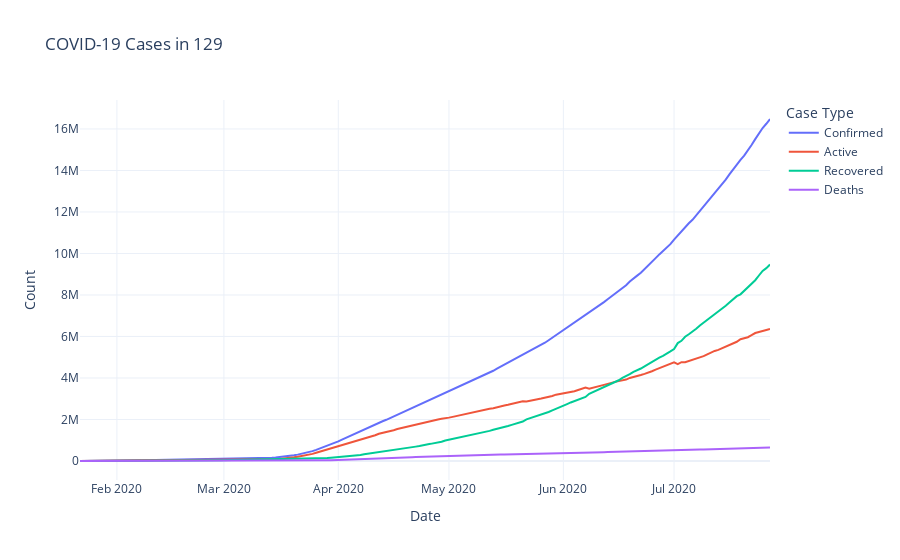

Source (notebook cell):
### Markdown cell above
Ploting Visualization

### Code cell
country = india_indices[0]

fig = px.line(df2, x='Date', y=['Confirmed', 'Active', 'Recovered', 'Deaths'],
                         title=f'COVID-19 Cases in {country}',
                         labels={'value': 'Count', 'variable': 'Case Type'})
fig.show()

### Figure 1 — Plotly figure (JSON) as saved in the notebook; plotly's stock layout.template omitted (floating-point values rounded to 4 significant figures; data arrays with more than 128 entries replaced by an {"elided": "..."} marker saying what was removed)
{"data": [{"hovertemplate": "Case Type=Confirmed<br>Date=%{x}<br>Count=%{y}<extra></extra>", "legendgroup": "Confirmed", "line": {"color": "#636efa", "dash": "solid"}, "marker": {"symbol": "circle"}, "mode": "lines", "name": "Confirmed", "orientation": "v", "showlegend": true, "type": "scatter", "x": {"elided": "188 str values"}, "xaxis": "x", "y": {"elided": "188 int values"}, "yaxis": "y"}, {"hovertemplate": "Case Type=Active<br>Date=%{x}<br>Count=%{y}<extra></extra>", "legendgroup": "Active", "line": {"color": "#EF553B", "dash": "solid"}, "marker": {"symbol": "circle"}, "mode": "lines", "name": "Active", "orientation": "v", "showlegend": true, "type": "scatter", "x": {"elided": "188 str values"}, "xaxis": "x", "y": {"elided": "188 int values"}, "yaxis": "y"}, {"hovertemplate": "Case Type=Recovered<br>Date=%{x}<br>Count=%{y}<extra></extra>", "legendgroup": "Recovered", "line": {"color": "#00cc96", "dash": "solid"}, "marker": {"symbol": "circle"}, "mode": "lines", "name": "Recovered", "orientation": "v", "showlegend": true, "type": "scatter", "x": {"elided": "188 str values"}, "xaxis": "x", "y": {"elided": "188 int values"}, "yaxis": "y"}, {"hovertemplate": "Case Type=Deaths<br>Date=%{x}<br>Count=%{y}<extra></extra>", "legendgroup": "Deaths", "line": {"color": "#ab63fa", "dash": "solid"}, "marker": {"symbol": "circle"}, "mode": "lines", "name": "Deaths", "orientation": "v", "showlegend": true, "type": "scatter", "x": {"elided": "188 str values"}, "xaxis": "x", "y": {"elided": "188 int values"}, "yaxis": "y"}], "layout": {"legend": {"title": {"text": "Case Type"}, "tracegroupgap": 0}, "title": {"text": "COVID-19 Cases in 129"}, "xaxis": {"anchor": "y", "domain": [0, 1], "title": {"text": "Date"}}, "yaxis": {"anchor": "x", "domain": [0, 1], "title": {"text": "Count"}}}}
